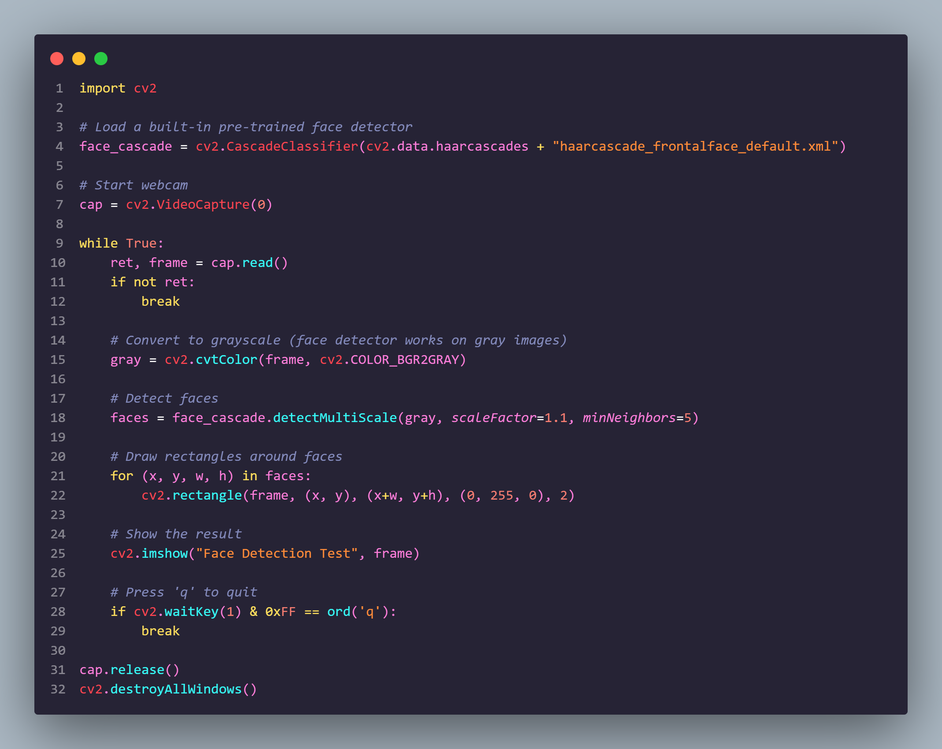
#> input picture images/code.png, 942 x 749 px, shrunk from 2138 x 1700 before the run, found by its file name
$ python Edge_detection.py
#> lines starting #> are read from the running program, lines starting #| are printed output that depends on the picture; after the words box and inside, x2 and y2 are one past the last pixel; in counts of white or black regions, pixels touching at a corner belong together
import cv2
img = cv2.imread('code.png')        # put a sample image in your folder
#> img is the input picture: shape (749, 942, 3); mean B, G, R 72.8, 56.2, 57.7
gray = cv2.cvtColor(img, cv2.COLOR_BGR2GRAY)
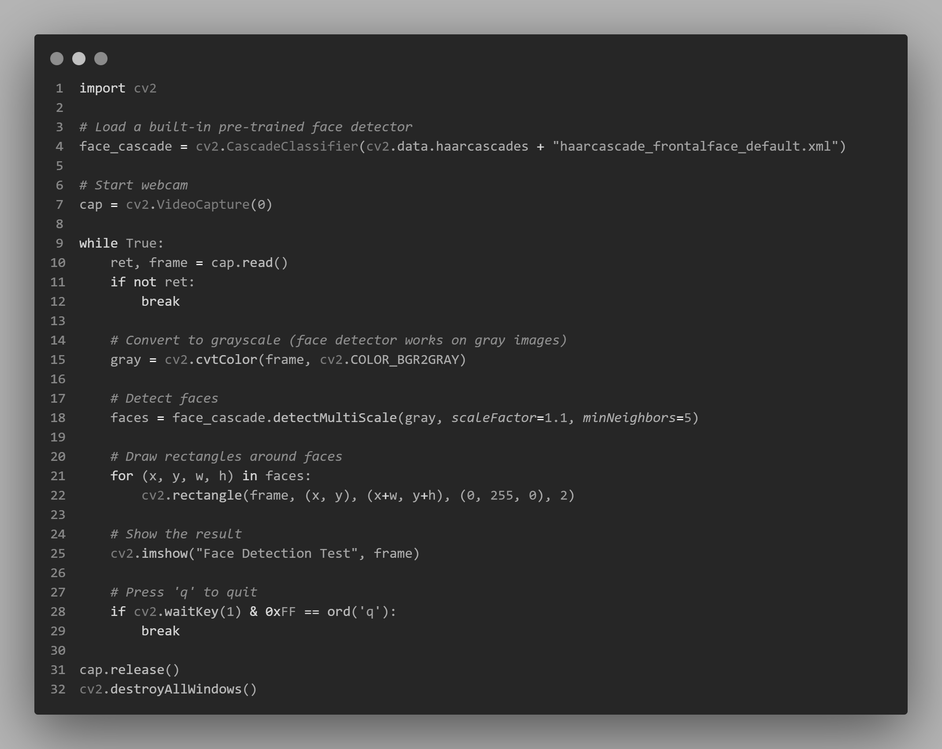
#> gray: shape (749, 942); min 5, max 249, mean 58.6
blur = cv2.GaussianBlur(gray, (5,5), 1.5)
edges = cv2.Canny(blur, 50, 150)
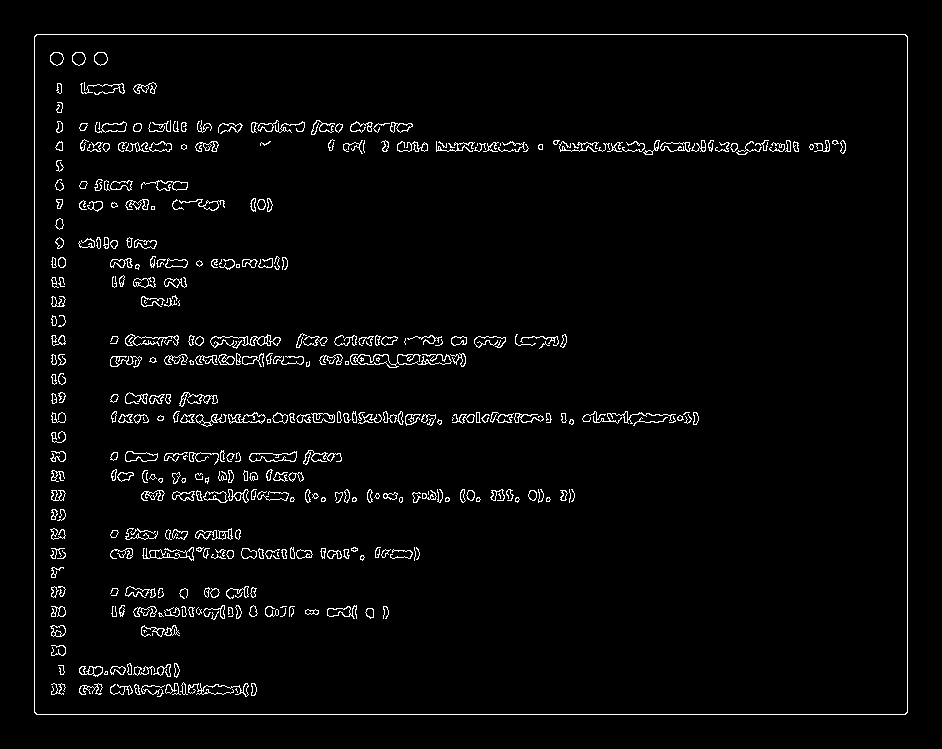
#> edges: shape (749, 942); 2.9% white in thin lines or dots, all inside (x1, y1, x2, y2) = (34, 34, 908, 715)
cv2.imwrite('edges.jpg', edges)

# ORB keypoints
orb = cv2.ORB_create()
kp = orb.detect(gray, None)
#> kp = 500 keypoints; strongest (x, y, size): (119, 477, 31), (128, 474, 31), (151, 279, 31), (122, 479, 31)
img_kp = cv2.drawKeypoints(img, kp, None, flags=0)
cv2.imwrite('orb_keypoints.jpg', img_kp)
